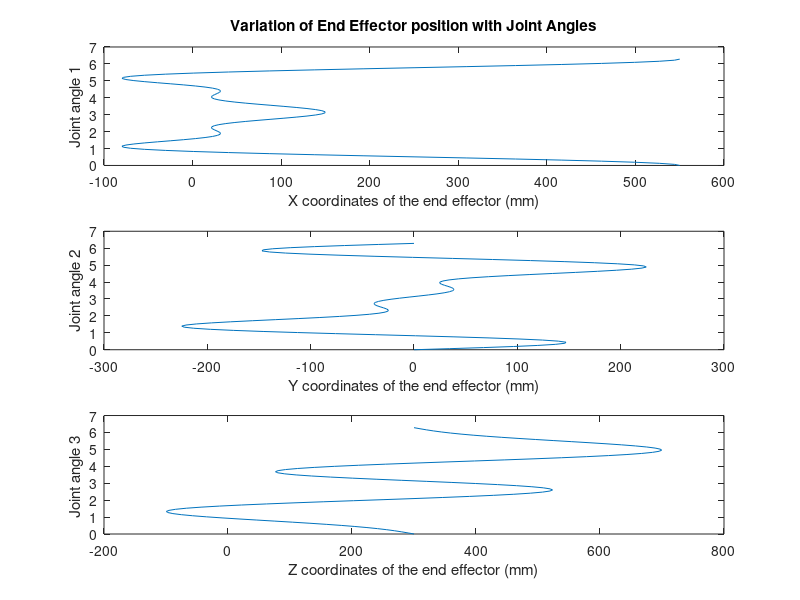
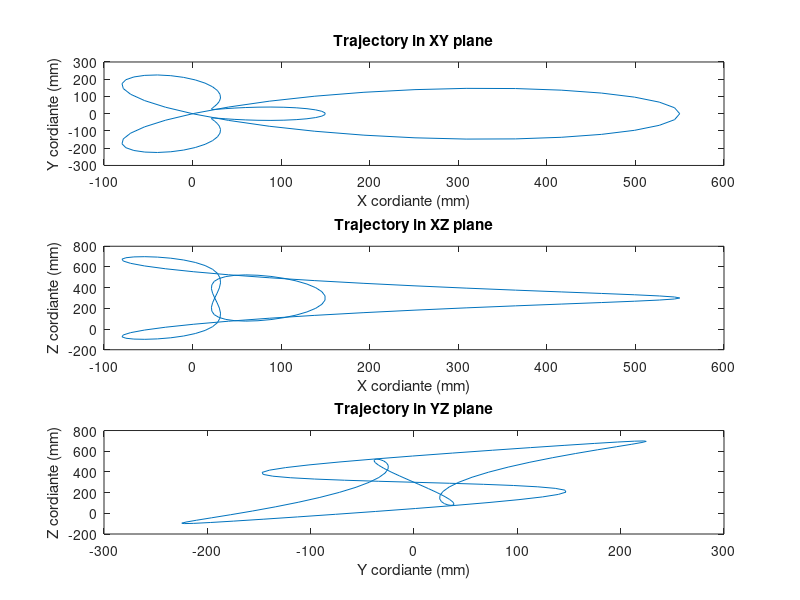
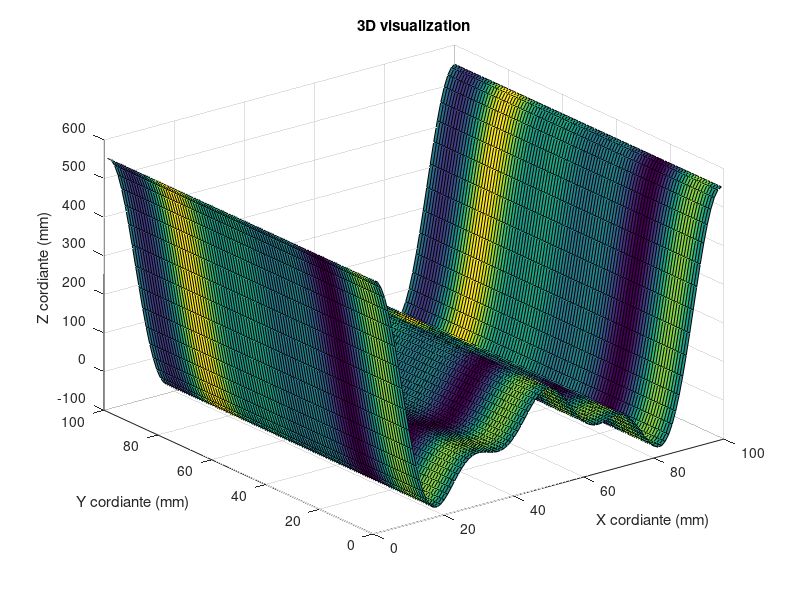
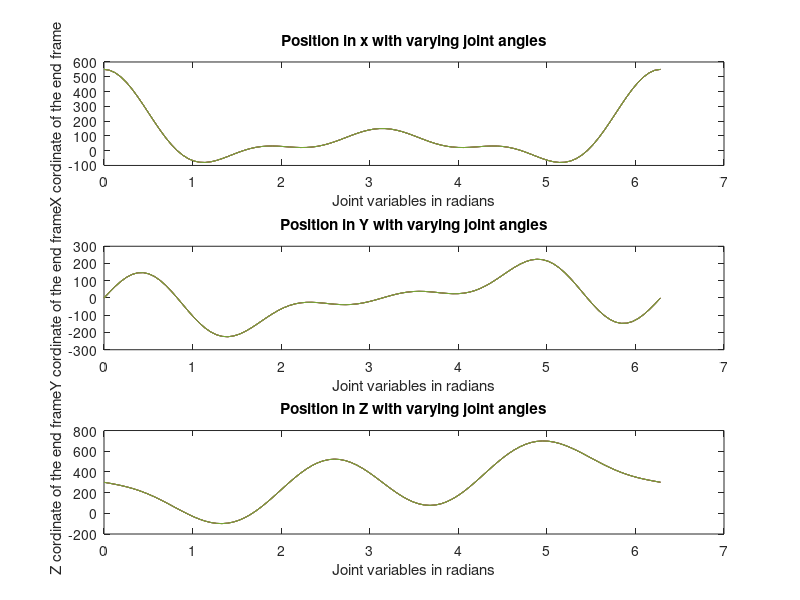

These charts were generated, in order, by the following MATLAB code:
clc;
clear all;
%% Forward Kinematics
% Angles are in radians
q1 = linspace(0,2*pi,100);
q2 = linspace(0,2*pi,100);
q3 = linspace(0,2*pi,100);
q4 = linspace(0,2*pi,100);
q5 = linspace(0,2*pi,100);

% Dimensions are in mm
d1 = 300;
d5 = 150;
l3 = 200;
l2 = 200;

t = linspace(0,10,100);
q = [q1 ;q2; q3; q4; q5];

C1 = cos(q1);
S1 = sin(q1);
C2 = cos(q2);
S2 = sin(q2);
S234 = sin(q2+q3+q4);
C234 = cos(q2+q3+q4);
C23 = cos(q2+q3);
S23 = sin(q2+q3);

% End effector position
X = C1.*(d5*C234 + l3*C23 + l2*C2);
Y = S1.*(d5*C234 + l3*C23 + l2*C2);
Z = d1-(l2*S2 + l3*S23 - d5*S234);

% Plot end effector position
subplot(3,1,1)
plot(X,q1)
xlabel('X coordinates of the end effector (mm)');
ylabel('Joint angle 1');
title('Variation of End Effector position with Joint Angles')

hold on
subplot(3,1,2)
plot(Y,q2)
xlabel('Y coordinates of the end effector (mm)');
ylabel('Joint angle 2');

hold on
subplot(3,1,3)
plot(Z,q3)
xlabel('Z coordinates of the end effector (mm)');
ylabel('Joint angle 3 ');

hold off
figure(2)
subplot(3,1,1)
plot(X,Y)
title('Trajectory in XY plane')
xlabel('X cordiante (mm)')
ylabel('Y cordiante (mm)')

hold on
subplot(3,1,2)
plot(X,Z)
title('Trajectory in XZ plane')
xlabel('X cordiante (mm)')
ylabel('Z cordiante (mm)')

hold on
subplot(3,1,3)
plot(Y,Z)
title('Trajectory in YZ plane')
xlabel('Y cordiante (mm)')
ylabel('Z cordiante (mm)')

figure(3)
[A,B] = meshgrid(X,Y);
surf(A,B);
title('3D visualization')
xlabel('X cordiante (mm)')
ylabel('Y cordiante (mm)')
zlabel('Z cordiante (mm)')


figure(4)
subplot(3,1,1)
plot(q,X)
title('Position in x with varying joint angles')
xlabel('Joint variables in radians')
ylabel('X cordinate of the end frame')

subplot(3,1,2)
plot(q,Y)
title('Position in Y with varying joint angles')
xlabel('Joint variables in radians')
ylabel('Y cordinate of the end frame')

subplot(3,1,3)
plot(q,Z)
title('Position in Z with varying joint angles')
xlabel('Joint variables in radians')
ylabel('Z cordinate of the end frame')


